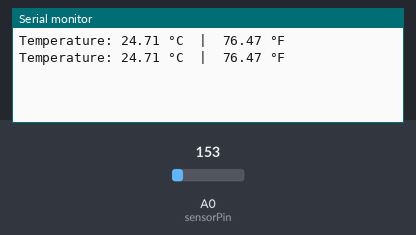
Simulated run of this sketch. Board: Arduino Uno, built with avr-gcc and run on an emulated ATmega328P. On the bench: the last lines printed to the serial monitor. Inputs (shaded band) come from the test bench; at power-on: A0 (sensorPin) = 153.

Above: at 1.8 s.
1.9 s: A0 (sensorPin) set to 165
At 2.6 s:
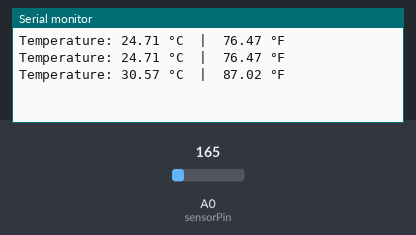
3.4 s: A0 (sensorPin) set to 175
At 4.8 s:
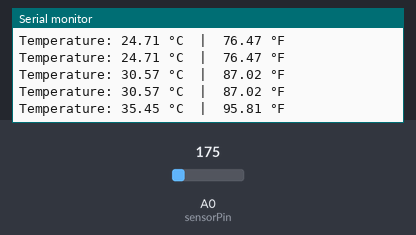
Timing chart, 0 to 6.4 s (numbered marks = the images above; inputs shaded):
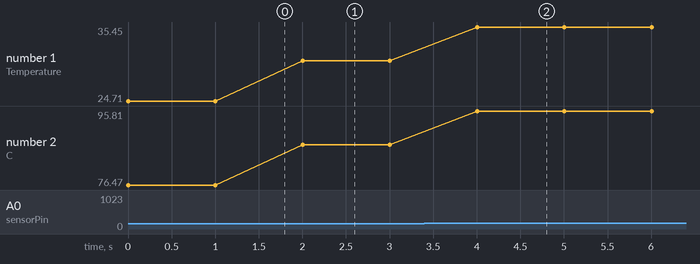

The sketch:

03.ino
```cpp
// TMP36 Temperature Sensor Code
const int sensorPin = A0;

void setup() {
  Serial.begin(9600);
}

void loop() {
  // Read the analog value from A0 (0 to 1023)
  int sensorValue = analogRead(sensorPin);

  // Convert the reading to voltage (for 5V Arduino)
  float voltage = sensorValue * (5.0 / 1024.0);

  // Convert voltage to temperature in Celsius (TMP36 has a 0.5V offset)
  float temperatureC = (voltage - 0.5) * 100.0;

  // Convert Celsius to Fahrenheit
  float temperatureF = (temperatureC * 9.0 / 5.0) + 32.0;

  // Print results to the Serial Monitor
  Serial.print("Temperature: ");
  Serial.print(temperatureC);
  Serial.print(" °C  |  ");
  Serial.print(temperatureF);
  Serial.println(" °F");

  delay(1000); // Wait 1 second between readings
}
```

Measured:
- after the input at 1.9 s, the serial monitor: prints a new line after 0.10 s (image 1)
- after the input at 3.4 s, the serial monitor: prints a new line after 0.61 s (image 2)
- plotted number 1: 24.71 → 30.57 after the input at 1.9 s, 30.57 → 35.45 after the input at 3.4 s
- plotted number 2: 76.47 → 87.02 after the input at 1.9 s, 87.02 → 95.81 after the input at 3.4 s
